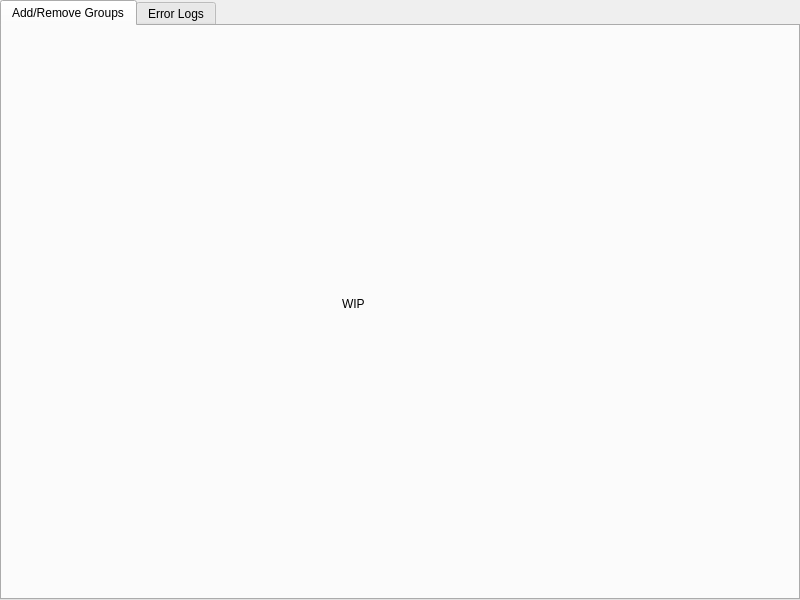
<?xml version="1.0" encoding="UTF-8"?>
<ui version="4.0">
 <class>AutologgerControlPanel</class>
 <widget class="QWidget" name="AutologgerControlPanel">
  <property name="geometry">
   <rect>
    <x>0</x>
    <y>0</y>
    <width>800</width>
    <height>600</height>
   </rect>
  </property>
  <property name="windowTitle">
   <string>Form</string>
  </property>
  <layout class="QVBoxLayout" name="verticalLayout">
   <property name="spacing">
    <number>0</number>
   </property>
   <property name="leftMargin">
    <number>0</number>
   </property>
   <property name="topMargin">
    <number>0</number>
   </property>
   <property name="rightMargin">
    <number>0</number>
   </property>
   <property name="bottomMargin">
    <number>0</number>
   </property>
   <item>
    <widget class="QTabWidget" name="tabs">
     <property name="currentIndex">
      <number>0</number>
     </property>
     <widget class="QWidget" name="groupControls">
      <attribute name="title">
       <string>Add/Remove Groups</string>
      </attribute>
      <widget class="QLabel" name="groupControlsWIPLabel">
       <property name="geometry">
        <rect>
         <x>340</x>
         <y>270</y>
         <width>49</width>
         <height>16</height>
        </rect>
       </property>
       <property name="text">
        <string>WIP</string>
       </property>
      </widget>
     </widget>
     <widget class="QWidget" name="errorLogs">
      <attribute name="title">
       <string>Error Logs</string>
      </attribute>
      <widget class="QLabel" name="logsWIPLabel">
       <property name="geometry">
        <rect>
         <x>310</x>
         <y>270</y>
         <width>131</width>
         <height>20</height>
        </rect>
       </property>
       <property name="text">
        <string>WIP</string>
       </property>
      </widget>
     </widget>
    </widget>
   </item>
  </layout>
 </widget>
 <resources/>
 <connections/>
</ui>
